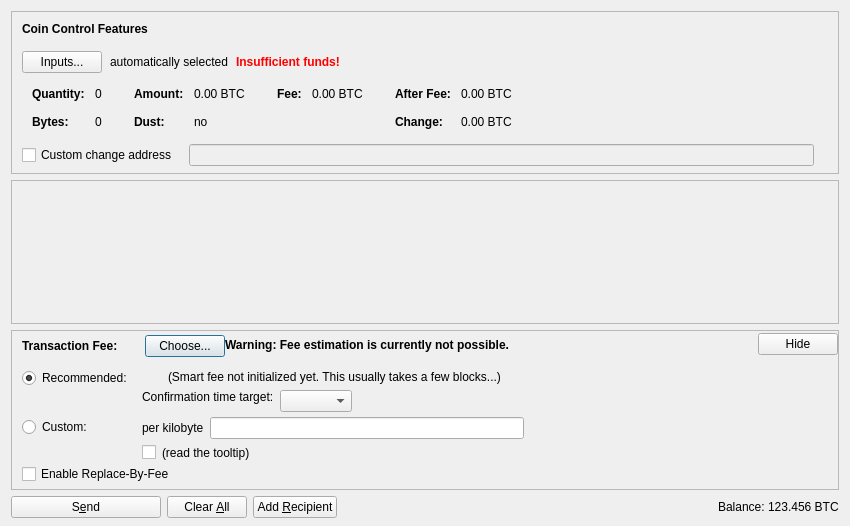
<?xml version="1.0" encoding="UTF-8"?>
<ui version="4.0">
 <class>SendCoinsDialog</class>
 <widget class="QDialog" name="SendCoinsDialog">
  <property name="geometry">
   <rect>
    <x>0</x>
    <y>0</y>
    <width>850</width>
    <height>526</height>
   </rect>
  </property>
  <property name="windowTitle">
   <string>Send Coins</string>
  </property>
  <layout class="QVBoxLayout" name="verticalLayout" stretch="0,1,0,0">
   <property name="bottomMargin">
    <number>8</number>
   </property>
   <item>
    <widget class="QFrame" name="frameCoinControl">
     <property name="sizePolicy">
      <sizepolicy hsizetype="Expanding" vsizetype="Expanding">
       <horstretch>0</horstretch>
       <verstretch>0</verstretch>
      </sizepolicy>
     </property>
     <property name="maximumSize">
      <size>
       <width>16777215</width>
       <height>16777215</height>
      </size>
     </property>
     <property name="frameShape">
      <enum>QFrame::StyledPanel</enum>
     </property>
     <property name="frameShadow">
      <enum>QFrame::Sunken</enum>
     </property>
     <layout class="QVBoxLayout" name="verticalLayoutCoinControl2">
      <property name="spacing">
       <number>0</number>
      </property>
      <property name="leftMargin">
       <number>0</number>
      </property>
      <property name="topMargin">
       <number>0</number>
      </property>
      <property name="rightMargin">
       <number>0</number>
      </property>
      <property name="bottomMargin">
       <number>6</number>
      </property>
      <item>
       <layout class="QVBoxLayout" name="verticalLayoutCoinControl" stretch="0,0,0,0,1">
        <property name="spacing">
         <number>0</number>
        </property>
        <property name="leftMargin">
         <number>10</number>
        </property>
        <property name="topMargin">
         <number>10</number>
        </property>
        <item>
         <layout class="QHBoxLayout" name="horizontalLayoutCoinControl1">
          <property name="bottomMargin">
           <number>15</number>
          </property>
          <item>
           <widget class="QLabel" name="labelCoinControlFeatures">
            <property name="sizePolicy">
             <sizepolicy hsizetype="Preferred" vsizetype="Maximum">
              <horstretch>0</horstretch>
              <verstretch>0</verstretch>
             </sizepolicy>
            </property>
            <property name="font">
             <font>
              <weight>75</weight>
              <bold>true</bold>
             </font>
            </property>
            <property name="styleSheet">
             <string notr="true">font-weight:bold;</string>
            </property>
            <property name="text">
             <string>Coin Control Features</string>
            </property>
           </widget>
          </item>
         </layout>
        </item>
        <item>
         <layout class="QHBoxLayout" name="horizontalLayoutCoinControl2" stretch="0,0,0,0">
          <property name="spacing">
           <number>8</number>
          </property>
          <property name="bottomMargin">
           <number>10</number>
          </property>
          <item>
           <widget class="QPushButton" name="pushButtonCoinControl">
            <property name="styleSheet">
             <string notr="true"/>
            </property>
            <property name="text">
             <string>Inputs...</string>
            </property>
            <property name="autoDefault">
             <bool>false</bool>
            </property>
           </widget>
          </item>
          <item>
           <widget class="QLabel" name="labelCoinControlAutomaticallySelected">
            <property name="text">
             <string>automatically selected</string>
            </property>
            <property name="margin">
             <number>5</number>
            </property>
           </widget>
          </item>
          <item>
           <widget class="QLabel" name="labelCoinControlInsuffFunds">
            <property name="font">
             <font>
              <weight>75</weight>
              <bold>true</bold>
             </font>
            </property>
            <property name="styleSheet">
             <string notr="true">color:red;font-weight:bold;</string>
            </property>
            <property name="text">
             <string>Insufficient funds!</string>
            </property>
            <property name="margin">
             <number>5</number>
            </property>
           </widget>
          </item>
          <item>
           <spacer name="horizontalSpacerCoinControl">
            <property name="orientation">
             <enum>Qt::Horizontal</enum>
            </property>
            <property name="sizeHint" stdset="0">
             <size>
              <width>40</width>
              <height>1</height>
             </size>
            </property>
           </spacer>
          </item>
         </layout>
        </item>
        <item>
         <widget class="QWidget" name="widgetCoinControl" native="true">
          <property name="sizePolicy">
           <sizepolicy hsizetype="Preferred" vsizetype="Preferred">
            <horstretch>0</horstretch>
            <verstretch>0</verstretch>
           </sizepolicy>
          </property>
          <property name="minimumSize">
           <size>
            <width>0</width>
            <height>0</height>
           </size>
          </property>
          <property name="styleSheet">
           <string notr="true"/>
          </property>
          <layout class="QHBoxLayout" name="horizontalLayoutCoinControl5">
           <property name="leftMargin">
            <number>0</number>
           </property>
           <property name="topMargin">
            <number>0</number>
           </property>
           <property name="rightMargin">
            <number>0</number>
           </property>
           <property name="bottomMargin">
            <number>0</number>
           </property>
           <item>
            <layout class="QHBoxLayout" name="horizontalLayoutCoinControl3" stretch="0,0,0,1">
             <property name="spacing">
              <number>20</number>
             </property>
             <property name="topMargin">
              <number>0</number>
             </property>
             <property name="bottomMargin">
              <number>10</number>
             </property>
             <item>
              <layout class="QFormLayout" name="formLayoutCoinControl1">
               <property name="horizontalSpacing">
                <number>10</number>
               </property>
               <property name="verticalSpacing">
                <number>14</number>
               </property>
               <property name="leftMargin">
                <number>10</number>
               </property>
               <property name="topMargin">
                <number>4</number>
               </property>
               <property name="rightMargin">
                <number>6</number>
               </property>
               <item row="0" column="0">
                <widget class="QLabel" name="labelCoinControlQuantityText">
                 <property name="font">
                  <font>
                   <weight>75</weight>
                   <bold>true</bold>
                  </font>
                 </property>
                 <property name="text">
                  <string>Quantity:</string>
                 </property>
                 <property name="margin">
                  <number>0</number>
                 </property>
                </widget>
               </item>
               <item row="0" column="1">
                <widget class="QLabel" name="labelCoinControlQuantity">
                 <property name="cursor">
                  <cursorShape>IBeamCursor</cursorShape>
                 </property>
                 <property name="contextMenuPolicy">
                  <enum>Qt::ActionsContextMenu</enum>
                 </property>
                 <property name="text">
                  <string notr="true">0</string>
                 </property>
                 <property name="margin">
                  <number>0</number>
                 </property>
                 <property name="textInteractionFlags">
                  <set>Qt::LinksAccessibleByMouse|Qt::TextSelectableByKeyboard|Qt::TextSelectableByMouse</set>
                 </property>
                </widget>
               </item>
               <item row="1" column="0">
                <widget class="QLabel" name="labelCoinControlBytesText">
                 <property name="font">
                  <font>
                   <weight>75</weight>
                   <bold>true</bold>
                  </font>
                 </property>
                 <property name="text">
                  <string>Bytes:</string>
                 </property>
                </widget>
               </item>
               <item row="1" column="1">
                <widget class="QLabel" name="labelCoinControlBytes">
                 <property name="cursor">
                  <cursorShape>IBeamCursor</cursorShape>
                 </property>
                 <property name="contextMenuPolicy">
                  <enum>Qt::ActionsContextMenu</enum>
                 </property>
                 <property name="text">
                  <string notr="true">0</string>
                 </property>
                 <property name="textInteractionFlags">
                  <set>Qt::LinksAccessibleByMouse|Qt::TextSelectableByKeyboard|Qt::TextSelectableByMouse</set>
                 </property>
                </widget>
               </item>
              </layout>
             </item>
             <item>
              <layout class="QFormLayout" name="formLayoutCoinControl2">
               <property name="horizontalSpacing">
                <number>10</number>
               </property>
               <property name="verticalSpacing">
                <number>14</number>
               </property>
               <property name="leftMargin">
                <number>6</number>
               </property>
               <property name="topMargin">
                <number>4</number>
               </property>
               <property name="rightMargin">
                <number>6</number>
               </property>
               <item row="0" column="0">
                <widget class="QLabel" name="labelCoinControlAmountText">
                 <property name="font">
                  <font>
                   <weight>75</weight>
                   <bold>true</bold>
                  </font>
                 </property>
                 <property name="text">
                  <string>Amount:</string>
                 </property>
                 <property name="margin">
                  <number>0</number>
                 </property>
                </widget>
               </item>
               <item row="0" column="1">
                <widget class="QLabel" name="labelCoinControlAmount">
                 <property name="cursor">
                  <cursorShape>IBeamCursor</cursorShape>
                 </property>
                 <property name="contextMenuPolicy">
                  <enum>Qt::ActionsContextMenu</enum>
                 </property>
                 <property name="text">
                  <string notr="true">0.00 BTC</string>
                 </property>
                 <property name="textInteractionFlags">
                  <set>Qt::LinksAccessibleByMouse|Qt::TextSelectableByKeyboard|Qt::TextSelectableByMouse</set>
                 </property>
                </widget>
               </item>
               <item row="1" column="0">
                <widget class="QLabel" name="labelCoinControlLowOutputText">
                 <property name="font">
                  <font>
                   <weight>75</weight>
                   <bold>true</bold>
                  </font>
                 </property>
                 <property name="text">
                  <string>Dust:</string>
                 </property>
                </widget>
               </item>
               <item row="1" column="1">
                <widget class="QLabel" name="labelCoinControlLowOutput">
                 <property name="cursor">
                  <cursorShape>IBeamCursor</cursorShape>
                 </property>
                 <property name="contextMenuPolicy">
                  <enum>Qt::ActionsContextMenu</enum>
                 </property>
                 <property name="text">
                  <string notr="true">no</string>
                 </property>
                 <property name="textInteractionFlags">
                  <set>Qt::LinksAccessibleByMouse|Qt::TextSelectableByKeyboard|Qt::TextSelectableByMouse</set>
                 </property>
                </widget>
               </item>
              </layout>
             </item>
             <item>
              <layout class="QFormLayout" name="formLayoutCoinControl3">
               <property name="horizontalSpacing">
                <number>10</number>
               </property>
               <property name="verticalSpacing">
                <number>14</number>
               </property>
               <property name="leftMargin">
                <number>6</number>
               </property>
               <property name="topMargin">
                <number>4</number>
               </property>
               <property name="rightMargin">
                <number>6</number>
               </property>
               <item row="0" column="0">
                <widget class="QLabel" name="labelCoinControlFeeText">
                 <property name="font">
                  <font>
                   <weight>75</weight>
                   <bold>true</bold>
                  </font>
                 </property>
                 <property name="text">
                  <string>Fee:</string>
                 </property>
                 <property name="margin">
                  <number>0</number>
                 </property>
                </widget>
               </item>
               <item row="0" column="1">
                <widget class="QLabel" name="labelCoinControlFee">
                 <property name="cursor">
                  <cursorShape>IBeamCursor</cursorShape>
                 </property>
                 <property name="contextMenuPolicy">
                  <enum>Qt::ActionsContextMenu</enum>
                 </property>
                 <property name="text">
                  <string notr="true">0.00 BTC</string>
                 </property>
                 <property name="textInteractionFlags">
                  <set>Qt::LinksAccessibleByMouse|Qt::TextSelectableByKeyboard|Qt::TextSelectableByMouse</set>
                 </property>
                </widget>
               </item>
              </layout>
             </item>
             <item>
              <layout class="QFormLayout" name="formLayoutCoinControl4">
               <property name="horizontalSpacing">
                <number>10</number>
               </property>
               <property name="verticalSpacing">
                <number>14</number>
               </property>
               <property name="leftMargin">
                <number>6</number>
               </property>
               <property name="topMargin">
                <number>4</number>
               </property>
               <property name="rightMargin">
                <number>6</number>
               </property>
               <item row="0" column="0">
                <widget class="QLabel" name="labelCoinControlAfterFeeText">
                 <property name="font">
                  <font>
                   <weight>75</weight>
                   <bold>true</bold>
                  </font>
                 </property>
                 <property name="text">
                  <string>After Fee:</string>
                 </property>
                 <property name="margin">
                  <number>0</number>
                 </property>
                </widget>
               </item>
               <item row="0" column="1">
                <widget class="QLabel" name="labelCoinControlAfterFee">
                 <property name="cursor">
                  <cursorShape>IBeamCursor</cursorShape>
                 </property>
                 <property name="contextMenuPolicy">
                  <enum>Qt::ActionsContextMenu</enum>
                 </property>
                 <property name="text">
                  <string notr="true">0.00 BTC</string>
                 </property>
                 <property name="textInteractionFlags">
                  <set>Qt::LinksAccessibleByMouse|Qt::TextSelectableByKeyboard|Qt::TextSelectableByMouse</set>
                 </property>
                </widget>
               </item>
               <item row="1" column="0">
                <widget class="QLabel" name="labelCoinControlChangeText">
                 <property name="font">
                  <font>
                   <weight>75</weight>
                   <bold>true</bold>
                  </font>
                 </property>
                 <property name="text">
                  <string>Change:</string>
                 </property>
                </widget>
               </item>
               <item row="1" column="1">
                <widget class="QLabel" name="labelCoinControlChange">
                 <property name="cursor">
                  <cursorShape>IBeamCursor</cursorShape>
                 </property>
                 <property name="contextMenuPolicy">
                  <enum>Qt::ActionsContextMenu</enum>
                 </property>
                 <property name="text">
                  <string notr="true">0.00 BTC</string>
                 </property>
                 <property name="textInteractionFlags">
                  <set>Qt::LinksAccessibleByMouse|Qt::TextSelectableByKeyboard|Qt::TextSelectableByMouse</set>
                 </property>
                </widget>
               </item>
              </layout>
             </item>
            </layout>
           </item>
          </layout>
         </widget>
        </item>
        <item>
         <layout class="QHBoxLayout" name="horizontalLayoutCoinControl4" stretch="0,0,0">
          <property name="spacing">
           <number>12</number>
          </property>
          <property name="sizeConstraint">
           <enum>QLayout::SetDefaultConstraint</enum>
          </property>
          <property name="topMargin">
           <number>5</number>
          </property>
          <property name="rightMargin">
           <number>5</number>
          </property>
          <item>
           <widget class="QCheckBox" name="checkBoxCoinControlChange">
            <property name="toolTip">
             <string>If this is activated, but the change address is empty or invalid, change will be sent to a newly generated address.</string>
            </property>
            <property name="text">
             <string>Custom change address</string>
            </property>
           </widget>
          </item>
          <item>
           <widget class="QValidatedLineEdit" name="lineEditCoinControlChange">
            <property name="enabled">
             <bool>false</bool>
            </property>
            <property name="sizePolicy">
             <sizepolicy hsizetype="Expanding" vsizetype="Fixed">
              <horstretch>0</horstretch>
              <verstretch>0</verstretch>
             </sizepolicy>
            </property>
           </widget>
          </item>
          <item>
           <widget class="QLabel" name="labelCoinControlChangeLabel">
            <property name="sizePolicy">
             <sizepolicy hsizetype="Preferred" vsizetype="Expanding">
              <horstretch>0</horstretch>
              <verstretch>0</verstretch>
             </sizepolicy>
            </property>
            <property name="minimumSize">
             <size>
              <width>0</width>
              <height>0</height>
             </size>
            </property>
            <property name="text">
             <string/>
            </property>
            <property name="margin">
             <number>3</number>
            </property>
           </widget>
          </item>
         </layout>
        </item>
        <item>
         <spacer name="verticalSpacerCoinControl">
          <property name="orientation">
           <enum>Qt::Vertical</enum>
          </property>
          <property name="sizeHint" stdset="0">
           <size>
            <width>800</width>
            <height>1</height>
           </size>
          </property>
         </spacer>
        </item>
       </layout>
      </item>
     </layout>
    </widget>
   </item>
   <item>
    <widget class="QScrollArea" name="scrollArea">
     <property name="widgetResizable">
      <bool>true</bool>
     </property>
     <widget class="QWidget" name="scrollAreaWidgetContents">
      <property name="geometry">
       <rect>
        <x>0</x>
        <y>0</y>
        <width>830</width>
        <height>104</height>
       </rect>
      </property>
      <layout class="QVBoxLayout" name="verticalLayout_2" stretch="0,1">
       <property name="leftMargin">
        <number>0</number>
       </property>
       <property name="topMargin">
        <number>0</number>
       </property>
       <property name="rightMargin">
        <number>0</number>
       </property>
       <property name="bottomMargin">
        <number>0</number>
       </property>
       <item>
        <layout class="QVBoxLayout" name="entries">
         <property name="spacing">
          <number>6</number>
         </property>
        </layout>
       </item>
       <item>
        <spacer name="verticalSpacer">
         <property name="orientation">
          <enum>Qt::Vertical</enum>
         </property>
         <property name="sizeHint" stdset="0">
          <size>
           <width>20</width>
           <height>40</height>
          </size>
         </property>
        </spacer>
       </item>
      </layout>
     </widget>
    </widget>
   </item>
   <item>
    <widget class="QFrame" name="frameFee">
     <property name="sizePolicy">
      <sizepolicy hsizetype="Expanding" vsizetype="Expanding">
       <horstretch>0</horstretch>
       <verstretch>0</verstretch>
      </sizepolicy>
     </property>
     <property name="maximumSize">
      <size>
       <width>16777215</width>
       <height>16777215</height>
      </size>
     </property>
     <property name="frameShape">
      <enum>QFrame::StyledPanel</enum>
     </property>
     <property name="frameShadow">
      <enum>QFrame::Sunken</enum>
     </property>
     <layout class="QVBoxLayout" name="verticalLayoutFee1">
      <property name="spacing">
       <number>0</number>
      </property>
      <property name="leftMargin">
       <number>0</number>
      </property>
      <property name="topMargin">
       <number>0</number>
      </property>
      <property name="rightMargin">
       <number>0</number>
      </property>
      <property name="bottomMargin">
       <number>0</number>
      </property>
      <item>
       <layout class="QVBoxLayout" name="verticalLayoutFee2" stretch="0,0,0">
        <property name="spacing">
         <number>0</number>
        </property>
        <property name="leftMargin">
         <number>10</number>
        </property>
        <property name="topMargin">
         <number>0</number>
        </property>
        <item>
         <layout class="QHBoxLayout" name="horizontalLayoutFee1">
          <property name="bottomMargin">
           <number>0</number>
          </property>
          <item>
           <layout class="QVBoxLayout" name="verticalLayoutFee7">
            <property name="spacing">
             <number>0</number>
            </property>
            <item>
             <spacer name="verticalSpacerSmartFee">
              <property name="orientation">
               <enum>Qt::Vertical</enum>
              </property>
              <property name="sizeType">
               <enum>QSizePolicy::Fixed</enum>
              </property>
              <property name="sizeHint" stdset="0">
               <size>
                <width>1</width>
                <height>4</height>
               </size>
              </property>
             </spacer>
            </item>
            <item>
             <layout class="QHBoxLayout" name="horizontalLayoutSmartFee">
              <property name="spacing">
               <number>10</number>
              </property>
              <item>
               <widget class="QLabel" name="labelFeeHeadline">
                <property name="sizePolicy">
                 <sizepolicy hsizetype="Preferred" vsizetype="Maximum">
                  <horstretch>0</horstretch>
                  <verstretch>0</verstretch>
                 </sizepolicy>
                </property>
                <property name="font">
                 <font>
                  <weight>75</weight>
                  <bold>true</bold>
                 </font>
                </property>
                <property name="styleSheet">
                 <string notr="true">font-weight:bold;</string>
                </property>
                <property name="text">
                 <string>Transaction Fee:</string>
                </property>
               </widget>
              </item>
              <item>
               <widget class="QLabel" name="labelFeeMinimized">
                <property name="text">
                 <string/>
                </property>
               </widget>
              </item>
              <item>
               <widget class="QPushButton" name="buttonChooseFee">
                <property name="text">
                 <string>Choose...</string>
                </property>
               </widget>
              </item>
             </layout>
            </item>
            <item>
             <spacer name="verticalSpacer_5">
              <property name="orientation">
               <enum>Qt::Vertical</enum>
              </property>
              <property name="sizeHint" stdset="0">
               <size>
                <width>1</width>
                <height>1</height>
               </size>
              </property>
             </spacer>
            </item>
           </layout>
          </item>
          <item>
           <widget class="QLabel" name="fallbackFeeWarningLabel">
            <property name="toolTip">
             <string>Using the fallbackfee can result in sending a transaction that will take several hours or days (or never) to confirm. Consider choosing your fee manually or wait until you have validated the complete chain.</string>
            </property>
            <property name="font">
            <font>
                <weight>75</weight>
                <bold>true</bold>
            </font>
            </property>
            <property name="text">
             <string>Warning: Fee estimation is currently not possible.</string>
            </property>
            <property name="wordWrap">
             <bool>false</bool>
            </property>
           </widget>
          </item>
          <item>
           <spacer name="horizontalSpacer_4">
            <property name="orientation">
             <enum>Qt::Horizontal</enum>
            </property>
            <property name="sizeType">
             <enum>QSizePolicy::MinimumExpanding</enum>
            </property>
            <property name="sizeHint" stdset="0">
             <size>
              <width>40</width>
              <height>20</height>
             </size>
            </property>
           </spacer>
          </item>
          <item>
           <widget class="QPushButton" name="buttonMinimizeFee">
            <property name="toolTip">
             <string>collapse fee-settings</string>
            </property>
            <property name="text">
             <string>Hide</string>
            </property>
           </widget>
          </item>
         </layout>
        </item>
        <item>
         <widget class="QFrame" name="frameFeeSelection">
          <layout class="QVBoxLayout" name="verticalLayoutFee12">
           <property name="spacing">
            <number>0</number>
           </property>
           <property name="leftMargin">
            <number>0</number>
           </property>
           <property name="topMargin">
            <number>0</number>
           </property>
           <property name="rightMargin">
            <number>0</number>
           </property>
           <property name="bottomMargin">
            <number>0</number>
           </property>
           <item>
            <layout class="QGridLayout" name="gridLayoutFee">
             <property name="topMargin">
              <number>10</number>
             </property>
             <property name="bottomMargin">
              <number>4</number>
             </property>
             <property name="horizontalSpacing">
              <number>10</number>
             </property>
             <property name="verticalSpacing">
              <number>4</number>
             </property>
             <item row="1" column="1">
              <layout class="QVBoxLayout" name="verticalLayoutFee8">
               <property name="spacing">
                <number>6</number>
               </property>
               <item>
                <layout class="QHBoxLayout" name="horizontalLayoutFee13">
                 <item>
                  <widget class="QLabel" name="labelCustomPerKilobyte">
                   <property name="toolTip">
                    <string>If the custom fee is set to 1000 satoshis and the transaction is only 250 bytes, then &quot;per kilobyte&quot; only pays 250 satoshis in fee, while &quot;total at least&quot; pays 1000 satoshis. For transactions bigger than a kilobyte both pay by kilobyte.</string>
                   </property>
                   <property name="text">
                    <string>per kilobyte</string>
                   </property>
                  </widget>
                 </item>
                 <item>
                  <widget class="buttcoinAmountField" name="customFee"/>
                 </item>
                 <item>
                  <spacer name="horizontalSpacer_6">
                   <property name="orientation">
                    <enum>Qt::Horizontal</enum>
                   </property>
                   <property name="sizeHint" stdset="0">
                    <size>
                     <width>1</width>
                     <height>1</height>
                    </size>
                   </property>
                  </spacer>
                 </item>
                </layout>
               </item>
               <item>
                <layout class="QHBoxLayout" name="horizontalLayoutFee8">
                 <item>
                  <widget class="QCheckBox" name="checkBoxMinimumFee">
                   <property name="toolTip">
                    <string>Paying only the minimum fee is just fine as long as there is less transaction volume than space in the blocks. But be aware that this can end up in a never confirming transaction once there is more demand for buttcoin transactions than the network can process.</string>
                   </property>
                   <property name="text">
                    <string/>
                   </property>
                  </widget>
                 </item>
                 <item>
                  <widget class="QLabel" name="labelMinFeeWarning">
                   <property name="enabled">
                    <bool>true</bool>
                   </property>
                   <property name="toolTip">
                    <string>Paying only the minimum fee is just fine as long as there is less transaction volume than space in the blocks. But be aware that this can end up in a never confirming transaction once there is more demand for buttcoin transactions than the network can process.</string>
                   </property>
                   <property name="text">
                    <string>(read the tooltip)</string>
                   </property>
                   <property name="margin">
                    <number>5</number>
                   </property>
                  </widget>
                 </item>
                 <item>
                  <spacer name="horizontalSpacer_2">
                   <property name="orientation">
                    <enum>Qt::Horizontal</enum>
                   </property>
                   <property name="sizeHint" stdset="0">
                    <size>
                     <width>1</width>
                     <height>1</height>
                    </size>
                   </property>
                  </spacer>
                 </item>
                </layout>
               </item>
              </layout>
             </item>
             <item row="0" column="0">
              <layout class="QVBoxLayout" name="verticalLayoutFee4" stretch="0,1">
               <item>
                <widget class="QRadioButton" name="radioSmartFee">
                 <property name="text">
                  <string>Recommended:</string>
                 </property>
                 <property name="checked">
                  <bool>true</bool>
                 </property>
                 <attribute name="buttonGroup">
                  <string notr="true">groupFee</string>
                 </attribute>
                </widget>
               </item>
               <item>
                <spacer name="verticalSpacer_2">
                 <property name="orientation">
                  <enum>Qt::Vertical</enum>
                 </property>
                 <property name="sizeHint" stdset="0">
                  <size>
                   <width>1</width>
                   <height>1</height>
                  </size>
                 </property>
                </spacer>
               </item>
              </layout>
             </item>
             <item row="1" column="0">
              <layout class="QVBoxLayout" name="verticalLayoutFee9" stretch="0,1">
               <item>
                <widget class="QRadioButton" name="radioCustomFee">
                 <property name="text">
                  <string>Custom:</string>
                 </property>
                 <attribute name="buttonGroup">
                  <string notr="true">groupFee</string>
                 </attribute>
                </widget>
               </item>
               <item>
                <spacer name="verticalSpacer_6">
                 <property name="orientation">
                  <enum>Qt::Vertical</enum>
                 </property>
                 <property name="sizeHint" stdset="0">
                  <size>
                   <width>1</width>
                   <height>1</height>
                  </size>
                 </property>
                </spacer>
               </item>
              </layout>
             </item>
             <item row="0" column="1">
              <layout class="QVBoxLayout" name="verticalLayoutFee3" stretch="0,0,1">
               <property name="spacing">
                <number>6</number>
               </property>
               <property name="topMargin">
                <number>2</number>
               </property>
               <item>
                <layout class="QHBoxLayout" name="horizontalLayoutFee12">
                 <item>
                  <widget class="QLabel" name="labelSmartFee">
                   <property name="text">
                    <string/>
                   </property>
                   <property name="margin">
                    <number>2</number>
                   </property>
                  </widget>
                 </item>
                 <item>
                  <widget class="QLabel" name="labelFeeEstimation">
                   <property name="text">
                    <string/>
                   </property>
                  </widget>
                 </item>
                 <item>
                  <widget class="QLabel" name="labelSmartFee2">
                   <property name="text">
                    <string>(Smart fee not initialized yet. This usually takes a few blocks...)</string>
                   </property>
                   <property name="margin">
                    <number>2</number>
                   </property>
                  </widget>
                 </item>
                 <item>
                  <spacer name="horizontalSpacer_5">
                   <property name="orientation">
                    <enum>Qt::Horizontal</enum>
                   </property>
                   <property name="sizeHint" stdset="0">
                    <size>
                     <width>1</width>
                     <height>1</height>
                    </size>
                   </property>
                  </spacer>
                 </item>
                </layout>
               </item>
               <item>
                <layout class="QHBoxLayout" name="horizontalLayoutFee9">
                 <item>
                  <layout class="QVBoxLayout" name="verticalLayoutFee6">
                   <item>
                    <widget class="QLabel" name="labelSmartFee3">
                     <property name="text">
                      <string>Confirmation time target:</string>
                     </property>
                     <property name="margin">
                      <number>2</number>
                     </property>
                    </widget>
                   </item>
                   <item>
                    <spacer name="verticalSpacer_3">
                     <property name="orientation">
                      <enum>Qt::Vertical</enum>
                     </property>
                     <property name="sizeHint" stdset="0">
                      <size>
                       <width>1</width>
                       <height>1</height>
                      </size>
                     </property>
                    </spacer>
                   </item>
                  </layout>
                 </item>
                 <item>
                  <layout class="QVBoxLayout" name="verticalLayoutFee5">
                   <property name="rightMargin">
                    <number>30</number>
                   </property>
                   <item>
                    <layout class="QHBoxLayout" name="horizontalLayoutConfTarget">
                     <property name="bottomMargin">
                      <number>0</number>
                     </property>
                     <item>
                      <widget class="QComboBox" name="confTargetSelector"/>
                     </item>
                     <item>
                      <spacer name="horizontalSpacerConfTarget">
                       <property name="orientation">
                        <enum>Qt::Horizontal</enum>
                       </property>
                       <property name="sizeHint" stdset="0">
                        <size>
                         <width>40</width>
                         <height>20</height>
                        </size>
                       </property>
                      </spacer>
                     </item>
                    </layout>
                   </item>
                  </layout>
                 </item>
                </layout>
               </item>
               <item>
                <spacer name="verticalSpacer_4">
                 <property name="orientation">
                  <enum>Qt::Vertical</enum>
                 </property>
                 <property name="sizeHint" stdset="0">
                  <size>
                   <width>1</width>
                   <height>1</height>
                  </size>
                 </property>
                </spacer>
               </item>
              </layout>
             </item>
            </layout>
           </item>
           <item>
            <widget class="QCheckBox" name="optInRBF">
             <property name="text">
              <string>Enable Replace-By-Fee</string>
             </property>
             <property name="toolTip">
              <string>With Replace-By-Fee (BIP-125) you can increase a transaction's fee after it is sent. Without this, a higher fee may be recommended to compensate for increased transaction delay risk.</string>
             </property>
            </widget>
           </item>
          </layout>
         </widget>
        </item>
        <item>
         <spacer name="verticalSpacerFee">
          <property name="orientation">
           <enum>Qt::Vertical</enum>
          </property>
          <property name="sizeHint" stdset="0">
           <size>
            <width>40</width>
            <height>5</height>
           </size>
          </property>
         </spacer>
        </item>
       </layout>
      </item>
     </layout>
    </widget>
   </item>
   <item>
    <layout class="QHBoxLayout" name="horizontalLayout">
     <item>
      <widget class="QPushButton" name="sendButton">
       <property name="minimumSize">
        <size>
         <width>150</width>
         <height>0</height>
        </size>
       </property>
       <property name="toolTip">
        <string>Confirm the send action</string>
       </property>
       <property name="text">
        <string>S&amp;end</string>
       </property>
       <property name="icon">
        <iconset resource="../buttcoin.qrc">
         <normaloff>:/icons/send</normaloff>:/icons/send</iconset>
       </property>
       <property name="autoDefault">
        <bool>false</bool>
       </property>
       <property name="default">
        <bool>false</bool>
       </property>
      </widget>
     </item>
     <item>
      <widget class="QPushButton" name="clearButton">
       <property name="sizePolicy">
        <sizepolicy hsizetype="Minimum" vsizetype="Fixed">
         <horstretch>0</horstretch>
         <verstretch>0</verstretch>
        </sizepolicy>
       </property>
       <property name="toolTip">
        <string>Clear all fields of the form.</string>
       </property>
       <property name="text">
        <string>Clear &amp;All</string>
       </property>
       <property name="icon">
        <iconset resource="../buttcoin.qrc">
         <normaloff>:/icons/remove</normaloff>:/icons/remove</iconset>
       </property>
       <property name="autoDefault">
        <bool>false</bool>
       </property>
      </widget>
     </item>
     <item>
      <widget class="QPushButton" name="addButton">
       <property name="toolTip">
        <string>Send to multiple recipients at once</string>
       </property>
       <property name="text">
        <string>Add &amp;Recipient</string>
       </property>
       <property name="icon">
        <iconset resource="../buttcoin.qrc">
         <normaloff>:/icons/add</normaloff>:/icons/add</iconset>
       </property>
       <property name="autoDefault">
        <bool>false</bool>
       </property>
      </widget>
     </item>
     <item>
      <spacer name="horizontalSpacer">
       <property name="orientation">
        <enum>Qt::Horizontal</enum>
       </property>
       <property name="sizeHint" stdset="0">
        <size>
         <width>40</width>
         <height>20</height>
        </size>
       </property>
      </spacer>
     </item>
     <item>
      <layout class="QHBoxLayout" name="horizontalLayout_2">
       <property name="spacing">
        <number>3</number>
       </property>
       <item>
        <widget class="QLabel" name="label">
         <property name="sizePolicy">
          <sizepolicy hsizetype="Preferred" vsizetype="Fixed">
           <horstretch>0</horstretch>
           <verstretch>0</verstretch>
          </sizepolicy>
         </property>
         <property name="text">
          <string>Balance:</string>
         </property>
        </widget>
       </item>
       <item>
        <widget class="QLabel" name="labelBalance">
         <property name="sizePolicy">
          <sizepolicy hsizetype="Preferred" vsizetype="Fixed">
           <horstretch>0</horstretch>
           <verstretch>0</verstretch>
          </sizepolicy>
         </property>
         <property name="cursor">
          <cursorShape>IBeamCursor</cursorShape>
         </property>
         <property name="text">
          <string notr="true">123.456 BTC</string>
         </property>
         <property name="textInteractionFlags">
          <set>Qt::LinksAccessibleByMouse|Qt::TextSelectableByKeyboard|Qt::TextSelectableByMouse</set>
         </property>
        </widget>
       </item>
      </layout>
     </item>
    </layout>
   </item>
  </layout>
 </widget>
 <customwidgets>
  <customwidget>
   <class>QValidatedLineEdit</class>
   <extends>QLineEdit</extends>
   <header>qt/qvalidatedlineedit.h</header>
  </customwidget>
  <customwidget>
   <class>buttcoinAmountField</class>
   <extends>QLineEdit</extends>
   <header>qt/buttcoinamountfield.h</header>
   <container>1</container>
  </customwidget>
 </customwidgets>
 <resources>
  <include location="../buttcoin.qrc"/>
 </resources>
 <connections/>
 <buttongroups>
  <buttongroup name="groupFee"/>
 </buttongroups>
</ui>
